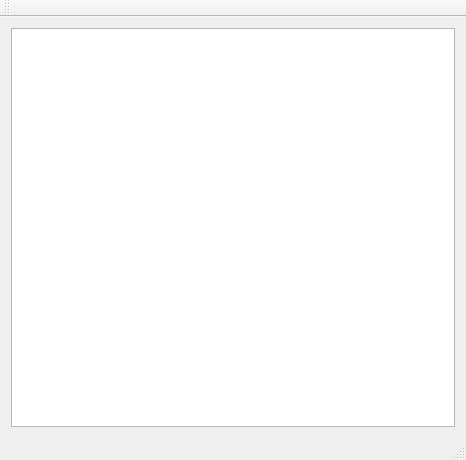
<?xml version="1.0" encoding="UTF-8"?>
<ui version="4.0">
 <class>ObjectWindow</class>
 <widget class="QMainWindow" name="ObjectWindow">
  <property name="geometry">
   <rect>
    <x>0</x>
    <y>0</y>
    <width>466</width>
    <height>460</height>
   </rect>
  </property>
  <property name="windowTitle">
   <string>ObjectWindow</string>
  </property>
  <widget class="QWidget" name="centralWidget">
   <layout class="QGridLayout" name="gridLayout_2">
    <item row="1" column="0">
     <widget class="QTreeView" name="treeView"/>
    </item>
   </layout>
  </widget>
  <widget class="QMenuBar" name="menuBar">
   <property name="geometry">
    <rect>
     <x>0</x>
     <y>0</y>
     <width>466</width>
     <height>21</height>
    </rect>
   </property>
  </widget>
  <widget class="QToolBar" name="mainToolBar">
   <attribute name="toolBarArea">
    <enum>TopToolBarArea</enum>
   </attribute>
   <attribute name="toolBarBreak">
    <bool>false</bool>
   </attribute>
  </widget>
  <widget class="QStatusBar" name="statusBar"/>
 </widget>
 <layoutdefault spacing="6" margin="11"/>
 <resources/>
 <connections/>
</ui>
